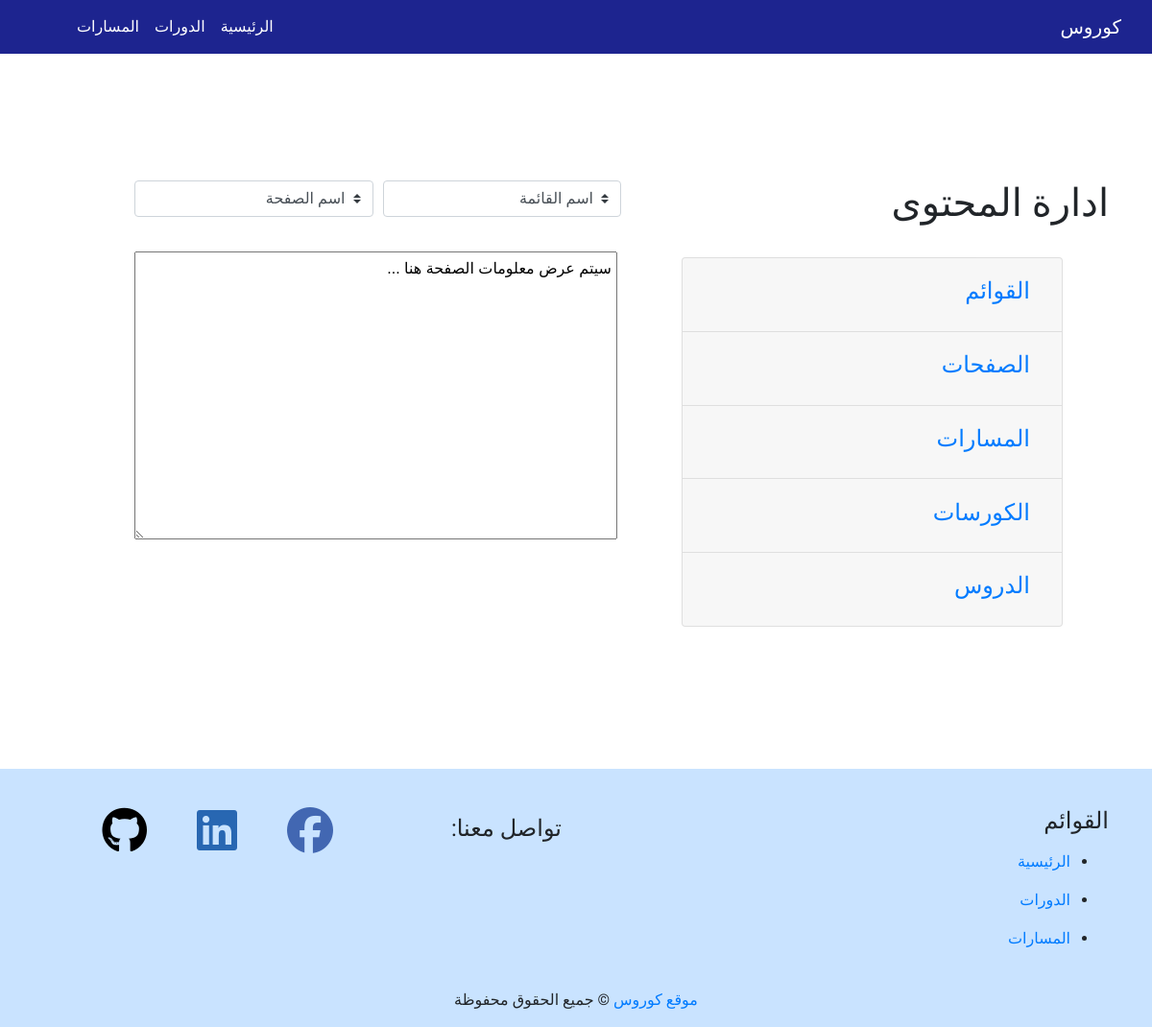
Page /manage_content.php (signed in) on the committed database.
### tables this page shows
CREATE TABLE `navbar_menu` (
  `id` int(10) NOT NULL,
  `name` varchar(255) NOT NULL,
  `rank` int(10) NOT NULL,
  `visible` int(10) NOT NULL,
  `date` timestamp NOT NULL DEFAULT current_timestamp()
);

### public/manage_content.php (the view, shortened to what this page needs)
<?php
include_once '../includes/dbconnection.php';
include_once '../includes/layout/header.php';
?>
  </head>
  <body dir="rtl">
  <?php
  include_once '../includes/layout/navbar.php';
  ?>
  <div class="container" style="padding-top:100px;padding-bottom:100px">
    <div class="pb-3 pt-2 pl-5"" >
  </div>
<div class="row">
<div class="col-lg-5">
  <div>
  <h2 class="pt-2 ">ادارة المحتوى</h2>
  </div>
  <div class=" pt-4 pr-5" >
  <div class="">
  <div class="accordion" id="accordionExample">
  <div class="card">
    <div class="card-header" id="headingOne">
      <h2 class="mb-0">
        <button class="btn btn-link " type="button" data-toggle="collapse" data-target="#menu" aria-expanded="true" aria-controls="collapseOne">
            <h4>القوائم</h4>
        </button>
      </h2>
    </div>
  </div>
  <div class="card">
    <div class="card-header" id="headingOne">
      <h2 class="mb-0">
        <button class="btn btn-link " type="button" data-toggle="collapse" data-target="#pages" aria-expanded="true" aria-controls="collapseOne">
            <h4>الصفحات</h4>
        </button>
      </h2>
    </div>
  </div>
  <div class="card">
    <div class="card-header" id="headingOne">
      <h2 class="mb-0">
        <button class="btn btn-link " type="button" data-toggle="collapse" data-target="#paths" aria-expanded="true" aria-controls="collapseOne">
            <h4>المسارات</h4>
        </button>
      </h2>
    </div>
  </div>
  <div class="card">
    <div class="card-header" id="headingOne">
      <h2 class="mb-0">
        <button class="btn btn-link " type="button" data-toggle="collapse" data-target="#courses" aria-expanded="true" aria-controls="collapseOne">
            <h4>الكورسات</h4>
        </button>
      </h2>
    </div>
  </div>
  <div class="card">
    <div class="card-header" id="headingOne">
      <h2 class="mb-0">
        <button class="btn btn-link " type="button" data-toggle="collapse" data-target="#courses_pages" aria-expanded="true" aria-controls="collapseOne">
            <h4>الدروس</h4>
        </button>
      </h2>
    </div>
  </div>
</div>
</div>
</div>
</div>
<div class="col-lg-6 pt-lg-2 pt-4 pr-5">
  <form>
  <div class="form-row" dir="rtl">
    <div class="col">
  <select name="customers"  class="custom-select"  onchange="showPages(this.value)">
    <option value="" selected>اسم القائمة</option>
  </select>
    </div>
    <div class="col">
<div id="txtHint">
 <select id="page" class="custom-select">
<option selected>اسم الصفحة</option>
 </select>
</div>
    </div>
  </div>
</form>
<div class=" pr-1" style="padding-top: 36px">
<div id="content">
<textarea  class="scrollabletextbox" readonly name="note">سيتم عرض معلومات الصفحة هنا ...</textarea>
</div>
</div>
</div>
</div>
  </div>
<?php
include_once '../includes/layout/footer.php';
?>

### includes/layout/navbar.php (shortened to what this page needs)
<nav class="navbar  mynavbar navbar-expand-lg navbar-dark  "   >
   <a class="navbar-brand" href="index.php"> كوروس </a>
  <div class=" navbar-collapse pl-lg-5 pl-md-0 collapse  justify-content-end"  id="navbarNavDropdown">
    <ul class="navbar-nav ml-2" >
    <?php
    $query = "SELECT * FROM `navbar_menu` WHERE `visible` = 1";
    $result = mysqli_query($conn, $query);
    if(mysqli_num_rows($result) > 0)
    {
        while($row = mysqli_fetch_assoc($result)){
            $query2 = "SELECT * FROM `pages` WHERE `menu_id` = ".$row['id'];
            $result2 = mysqli_query($conn,$query2);
            if(mysqli_num_rows($result2) > 0){
              echo '<li class="nav-item dropdown "> ';
              echo '<a class="text-white nav-link  dropdown-toggle" href="#" id="navbarDropdownMenuLink" role="button" data-toggle="dropdown" aria-haspopup="true" aria-expanded="false">';
              echo $row['name'] ;
              echo '</a>';
              echo '<div class="dropdown-menu text-right" aria-labelledby="navbarDropdownMenuLink">';
              while($row2 = mysqli_fetch_assoc($result2)){
                  echo '<a class="dropdown-item" href="'.$_SERVER["PHP_SELF"]."?page=".$row2['id'].'">'.$row2['page_name'].'</a>';
              }
              echo '</div>';
            }else {
                echo ' <li class="nav-item active" style="float:left">';
                echo '<a class="nav-link" href="'.$_SERVER["PHP_SELF"]."?menu=".$row['id'].'">'.$row['name'] .'</a>';
                echo '</li>';
            }
        }
    }
    ?>
     </ul>
  </div>
</nav>

### includes/layout/footer.php (shortened to what this page needs)
<div class=" page-footer" >
  <div class="container">
    <div class="row">
      <div class="col-lg-6 col-md-12 col-sm-12">
        <h4 class="text-uppercase"> القوائم</h4>
        <ul>
          <?php
          $query = "SELECT `name`,`id` FROM `navbar_menu` WHERE `visible` = 1";
          $result = mysqli_query($conn, $query);
          if ($result && mysqli_num_rows($result) > 0) {
            while ($row = mysqli_fetch_assoc($result)) {
              $query2 = "SELECT `id` FROM `pages` WHERE `menu_id` = " . $row['id'];
              $result2 = mysqli_query($conn, $query2);
              if ($result2 && mysqli_num_rows($result2) <= 0) {
                echo ' <li class="pt-2 pb-2">';
                echo '<a  href="' . $_SERVER["PHP_SELF"] . "?menu=" . $row['id'] . '">' . $row['name'] . '</a>';
                echo '</li>';
              }
            }
          }
          ?>
        </ul>
      </div>
      <div class="col-lg-2 col-md-4 col-sm-4 pt-lg-2 pt-md-4 py-sm-4 pb-lg-0 p">
      <h4 class="py-lg-0 py-md-0 py-sm-0 py-xs-5"> تواصل معنا:</h4>
      </div>
      <div class="col-lg-4 col-md-8 col-sm-8 py-lg-0 py-sm-3 col-sm-8">
        <a class="fb-ic" href="https:\\www.facebook.com" target="_blank">
          <i class="fab mr-md-5 mr-3  fa-3x fa-facebook"></i>
        </a>
             <a class="lk-ic" href="https://www.linkedin.com/in/mohamed-jedata-582882195/" target="_blank">
          <i class="fab mr-md-5 mr-3 fa-3x fa-linkedin"></i>
        </a>
        <a class="gt-ic" href="https://github.com/mohamed-jedata" target="_blank">
          <i class="fab  mr-md-5 mr-3 fa-3x fa-github"></i>
        </a>
      </div>
    </div>
  </div>
  <div class="footer-copyright text-center py-3">
    <a href="index.php"> موقع كوروس</a>
    © جميع الحقوق محفوظة
  </div>
</div>
</body>
</html>

### includes/layout/css/style.css (style rules this page uses)
body { text-align:right; font-family: 'Tajawal', sans-serif; }
html, body { width: 100%; height: 100%; margin: 0; padding: 0; }
.page-footer { padding-top: 40px; margin-top: 48px; background-color : #007bff36 ; }
.fb-ic i { color:#4267B2; }
.lk-ic i { color: #2867b2; }
.gt-ic i { color:black; }
.scrollabletextbox { padding : 5px 5px 5px 5px; height:300px; width: 100%; font-family: Verdana, Tahoma, Arial, Helvetica, sans-serif; font-size: 100%; overflow:scroll; }
@media (min-width: 1200px) { .mynavbar { background : #1D248F ; } }
@media (min-width: 1200px) { h2 { font-size: 40px; } }

### rows in the picture
navbar_menu: name "الرئيسية"
navbar_menu: name "الدورات"
navbar_menu: name "المسارات"
